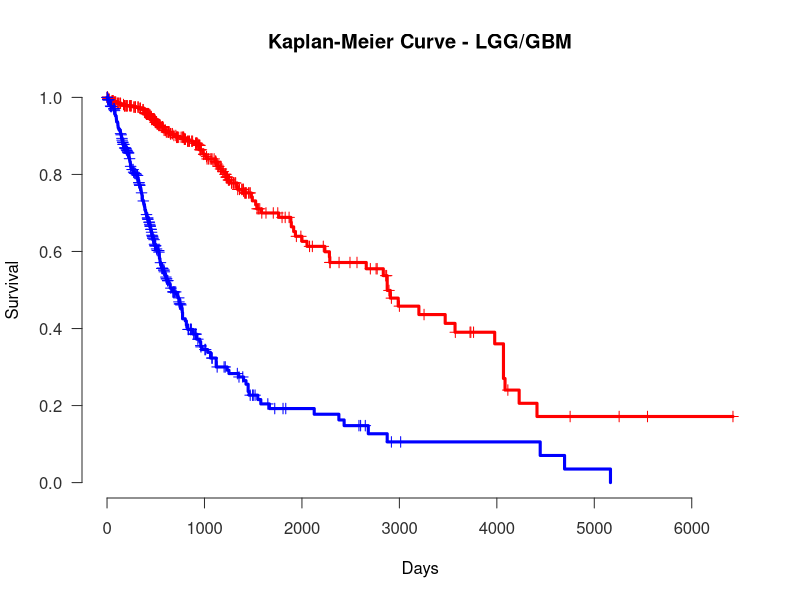

Source code (R):
###
### Example analysis in R:
### Compare the overall survival between the different tumor group
###



library(data.table)
library(survival)


# Combine the selected phenotype and survival data into a single table.
data = fread('survival_input21.tsv', data.table=F)
dim(data)
head(data)
table(data$Group)

# Create the survival curves for the four different tumor stages.
fit = survfit(Surv(OS.time, OS) ~ Group, data=data)
r = survdiff(Surv(OS.time, OS) ~ Group, data=data)
pvalue = pchisq(r$chisq, 3, lower.tail=F)
pvalue

stageColors = c('#FF0000', '#0000FF')
plot(fit, lty=1, col=stageColors, frame.plot=F, lwd=3, xlab='Days', ylab='Survival',mark.time=TRUE, pch=3, xaxt='n', yaxt='n')
axis(1,  col='#2f2f2f', col.axis='#2f2f2f')
axis(2, at=seq(0, 1, by=0.2), col='#2f2f2f', col.axis='#2f2f2f', las=1)
# text(8 * 365 / 2, 1, paste0('p = ', sprintf('%3.2e', pvalue)), adj=c(0.5, 0.5), col='#2f2f2f')
title("Kaplan-Meier Curve - LGG/GBM")
# legend('topright', c('High (n=345)', 'Low (n=346)'),col=stageColors, lty=1, lwd=2, bty='n', text.col='#2f2f2f')


